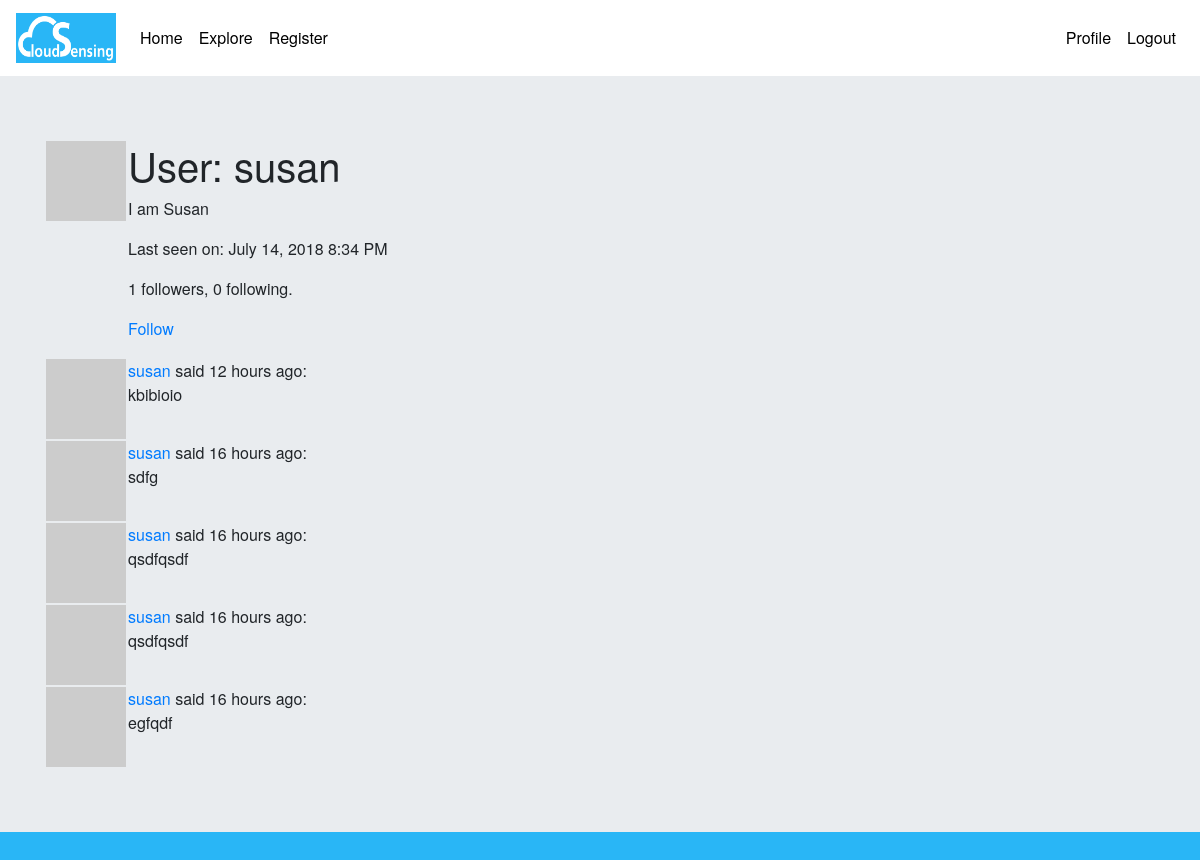
Page /user/susan (signed in) on the committed database.
### my_app/models.py (models this page shows, shortened)
class User(UserMixin, db.Model):
    id = db.Column(db.Integer, primary_key=True)
    username = db.Column(db.String(64), index=True, unique=True)
    email = db.Column(db.String(120), index=True, unique=True)
    password_hash = db.Column(db.String(128))
    posts = db.relationship('Post', backref='author', lazy='dynamic')
    about_me = db.Column(db.String(140))
    last_seen = db.Column(db.DateTime, default=datetime.utcnow)
    followed = db.relationship(
        'User', secondary=followers,
        primaryjoin=(followers.c.follower_id == id),
        secondaryjoin=(followers.c.followed_id == id),
        backref=db.backref('followers', lazy='dynamic'), lazy='dynamic')
    def avatar(self, size):
        digest = md5(self.email.lower().encode('utf-8')).hexdigest()
        return 'https://www.gravatar.com/avatar/{}?d=identicon&s={}'.format(
            digest, size)
    def is_following(self, user):
        return self.followed.filter(
            followers.c.followed_id == user.id).count() > 0

class Post(db.Model):
    id = db.Column(db.Integer, primary_key=True)
    body = db.Column(db.String(140))
    timestamp = db.Column(db.DateTime, index=True, default=datetime.utcnow)
    user_id = db.Column(db.Integer, db.ForeignKey('user.id'))

### my_app/routes.py (the view)
@app.route('/user/<username>')
@login_required
def user(username):
    user = User.query.filter_by(username=username).first_or_404()
    page = request.args.get('page', 1, type=int)
    posts = user.posts.order_by(Post.timestamp.desc()).paginate(
        page, app.config['POSTS_PER_PAGE'], False)
    next_url = url_for('user', username=user.username, page=posts.next_num) \
        if posts.has_next else None
    prev_url = url_for('user', username=user.username, page=posts.prev_num) \
        if posts.has_prev else None
    return render_template('user.html', user=user, posts=posts.items,
                           next_url=next_url, prev_url=prev_url)

### my_app/models.py (called while the page is built)
@login.user_loader
def load_user(id):
    return User.query.get(int(id))

### my_app/routes.py (called while the page is built)
@app.before_request
def before_request():
    if current_user.is_authenticated:
        current_user.last_seen = datetime.utcnow()
        db.session.commit()

### my_app/templates/user.html (shortened to what this page needs)
{% extends "base.html" %}
{% block content %}
    <table>
        <tr valign="top">
            <td><img src="{{ user.avatar(128) }}"></td>
            <td>
                <h1>User: {{ user.username }}</h1>
                {% if user.about_me %}<p>{{ user.about_me }}</p>{% endif %}
                {% if user.last_seen %}
                <p>Last seen on: {{ moment(user.last_seen).format('LLL') }}</p>
                {% endif %}
                <p>{{ user.followers.count() }} followers, {{ user.followed.count() }} following.</p>
                {% if user == current_user %}
                <p><a href="{{ url_for('edit_profile') }}">Edit your profile</a></p>
                {% elif not current_user.is_following(user) %}
                <p><a href="{{ url_for('follow', username=user.username) }}">Follow</a></p>
                {% else %}
                <p><a href="{{ url_for('unfollow', username=user.username) }}">Unfollow</a></p>
                {% endif %}
            </td>
        </tr>
    </table>
    {% for post in posts %}
        {% include '_post.html' %}
    {% endfor %}
{% endblock %}

### my_app/templates/_post.html
<table>
   <tr valign="top">
       <td><img src="{{ post.author.avatar(36) }}"></td>
       <td><a href="{{ url_for('user', username=post.author.username) }}">{{ post.author.username }}
       </a>
       said {{ moment(post.timestamp).fromNow() }}:
       <br>
       {{ post.body }}</td>
   </tr>
</table>

### my_app/static/CSS/main.css (style rules this page uses)
body { background-color: #29B6F6; margin: 0; padding: 0; font-family: "Helvetica Neue", Helvetica, Arial, sans-serif; color: border-left: ; }

### rows in the picture
User: username "susan", about_me "I am Susan", last_seen "July 14, 2018 8:34 PM"
Post: author.username "susan", timestamp "12 hours ago", body "kbibioio"
Post: author.username "susan", timestamp "16 hours ago", body "sdfg"
Post: author.username "susan", timestamp "16 hours ago", body "qsdfqsdf"
Post: author.username "susan", timestamp "16 hours ago", body "qsdfqsdf"
Post: author.username "susan", timestamp "16 hours ago", body "egfqdf"

### other values in the picture
{{ user.followers.count() }} "1"
{{ user.followed.count() }} "0"
